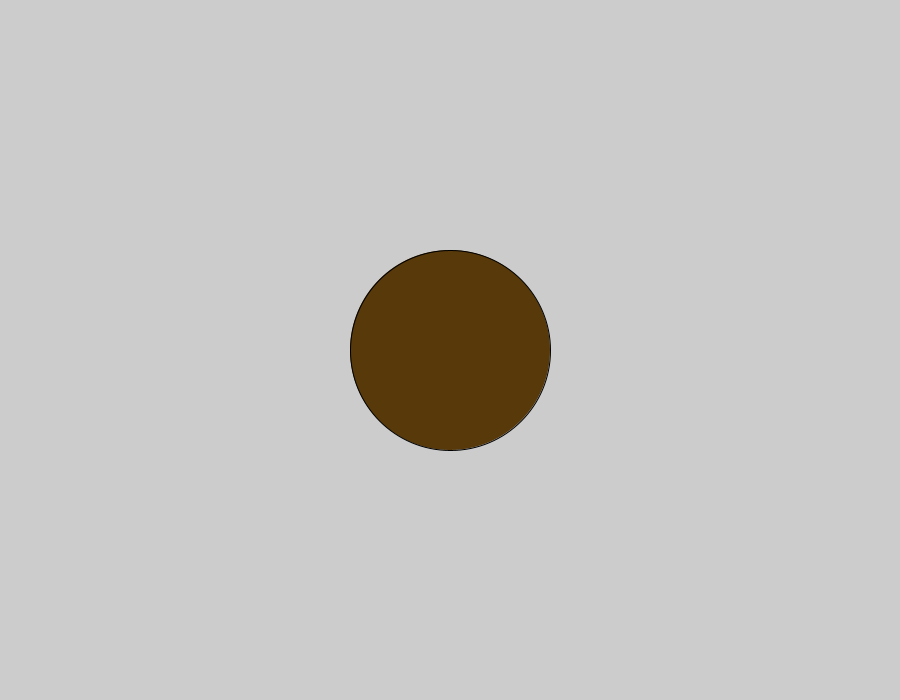
Frame 1 (no input)
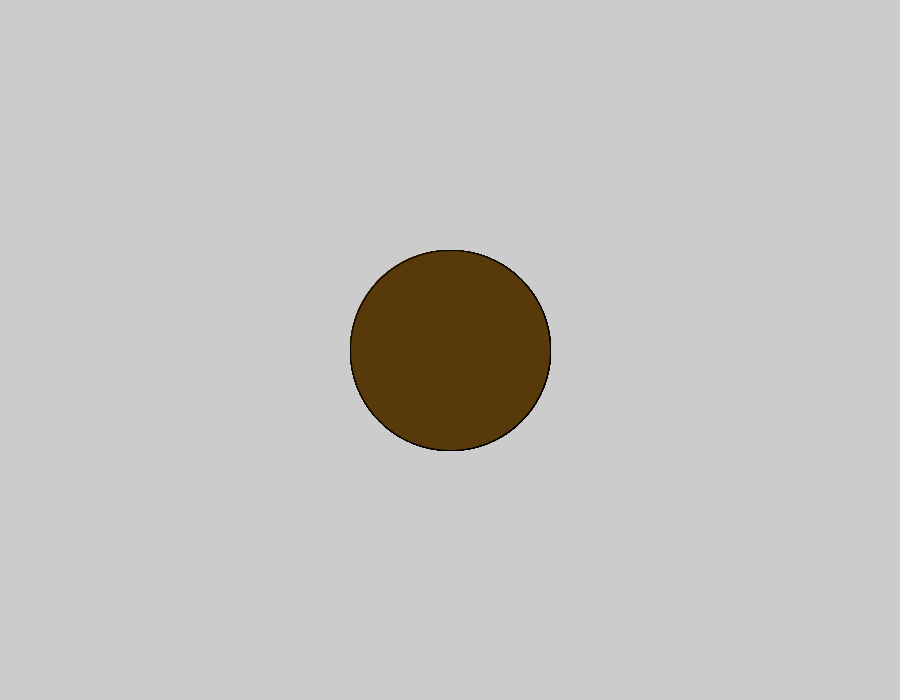
Frame 60 (the mouse pressed at the canvas centre just before this capture)
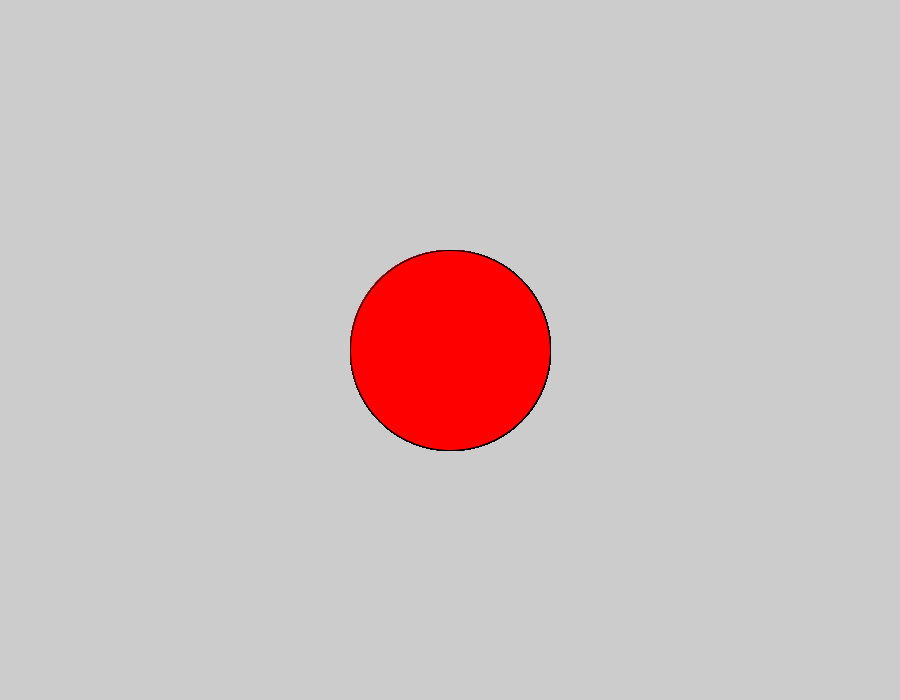
Frame 120 (the mouse held since frame 60 and released just before this capture)

The Processing sketch that drew these frames (run headless with seeded random() and noise(); from frame 60 on, the mouse is pressed at the canvas centre):

// Processing sketch: Logical_Dot
// ── Logical_Dot.pde


void setup() {
  size (900,700);
}

void draw() {
  if (mousePressed) {
        fill (255,0,0);
} else {
        fill (88,57,10);
}
  ellipse (450,350,200,200);
}
